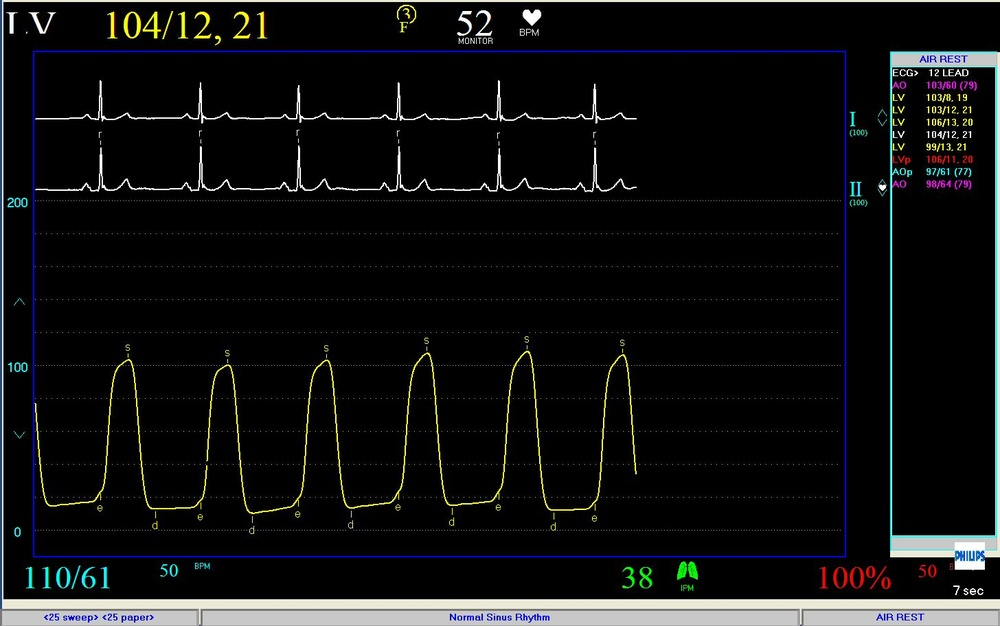
#> input picture data/ecg_test.JPG, 1000 x 626 px, shrunk from 1456 x 912 before the run
$ python -i digitize_ecg.py   (imports and definitions only)
#> lines starting #> are read from the running program, lines starting #| are printed output that depends on the picture; after the words box and inside, x2 and y2 are one past the last pixel; in counts of white or black regions, pixels touching at a corner belong together
from unicodedata import digit
import numpy as np
import cv2
from skimage.morphology import skeletonize
import pandas as pd
import os


def digitize_ecg(input_path,output_path='./'):
#> called with input_path = 'data/ecg_test.JPG', output_path = './'
    im = cv2.imread(input_path)
#> im is the input picture: shape (626, 1000, 3); mean B, G, R 18.8, 18.3, 17.5

    im_gray = cv2.cvtColor(im, cv2.COLOR_RGB2GRAY)
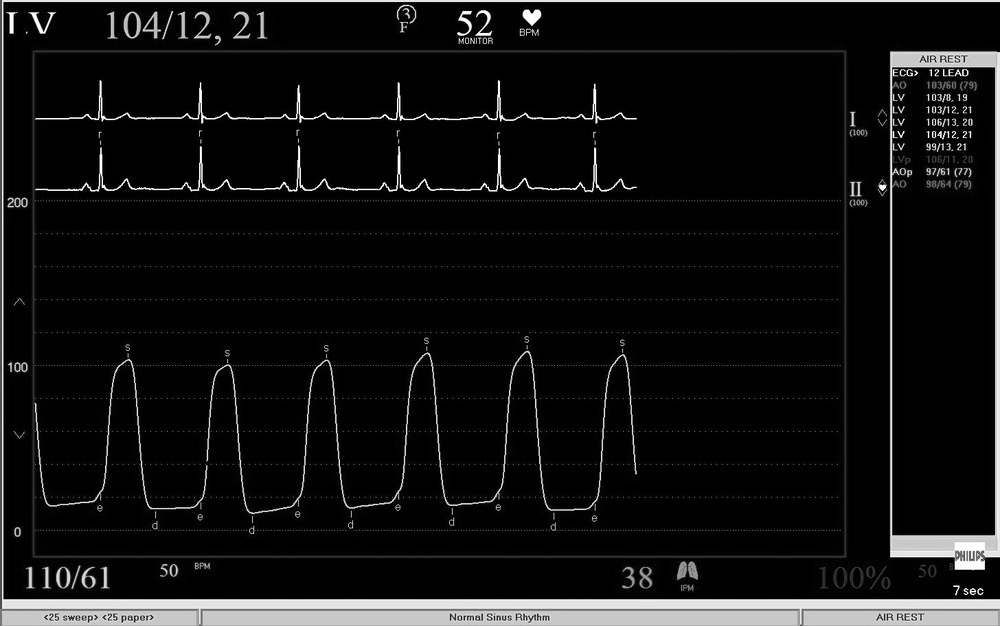
#> im_gray: shape (626, 1000); min 0, max 255, mean 18.4
    bw = cv2.threshold(im_gray, 127, 255, cv2.THRESH_BINARY)
    bw = bw[1].astype(bool)
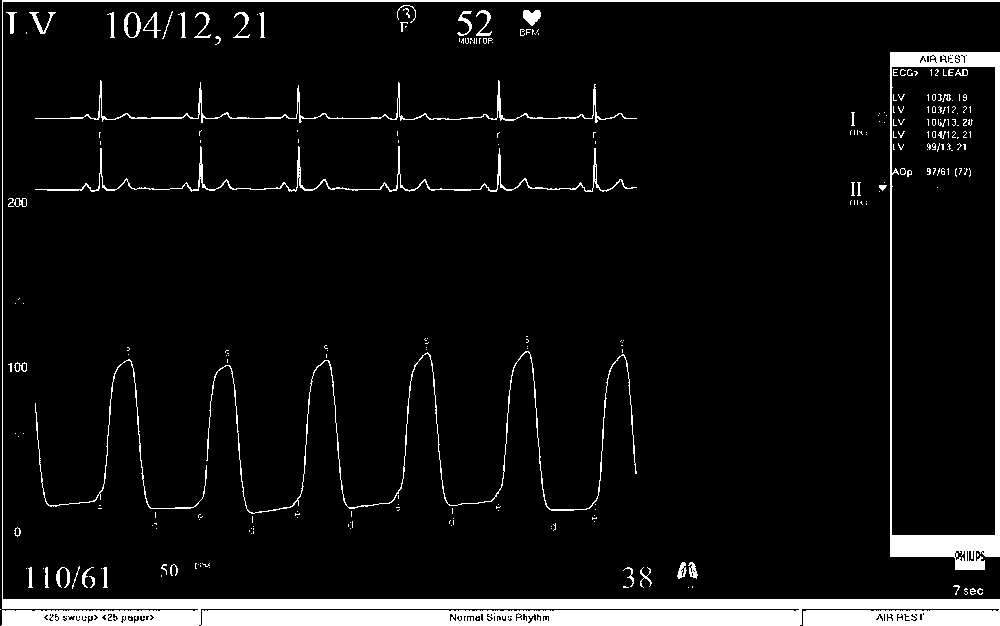
#> bw: shape (626, 1000) bool; 7.3% white; 267 white regions (212 under 20 px), largest, box (x1, y1, x2, y2) and area: (1, 0, 1000, 626) 27774, (890, 52, 1000, 570) 7482, (206, 351, 637, 514) 2105
    skeleton = skeletonize(bw)
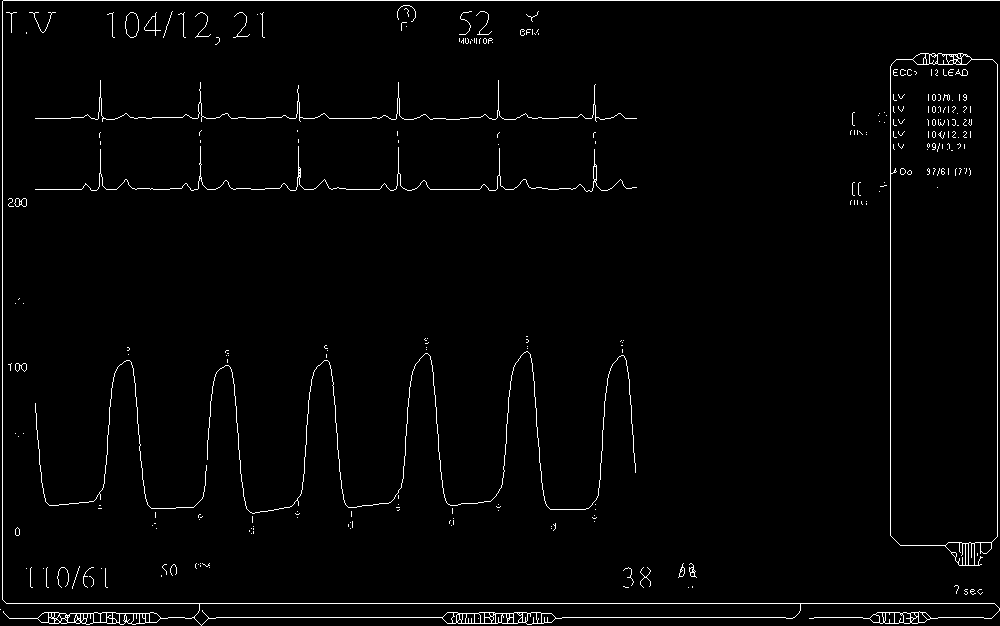
#> skeleton: shape (626, 1000) bool; 2% white in thin lines or dots

    value1 = []
    value2 = []
    for pos in range(len(skeleton[0,:])):
        if np.sum(skeleton[:,pos] == True)>1:
            value1.append(np.min(np.where(skeleton[:,pos] == True)[0]))
            value2.append(np.max(np.where(skeleton[:,pos] == True)[0]))
        elif np.sum(skeleton[:,pos] == True) == 0:
            continue
        else:
            value1.append(np.where(skeleton[:,pos] == True)[0][0])
            value2.append(np.where(skeleton[:,pos] == True)[0][0])
#> after the loop, value1 = 999 values, max 609 at index 0, min 0 at index 2, mean 0.611; value2 = 999 values, max 625 at index 200, min 599 at index 1, mean 618.6

    value1 = np.array(value1)*-1
#> value1 = 999 values from -609 to 0
    value2 = np.array(value2)*-1
#> value2 = 999 values, max -599 at index 1, min -625 at index 200, mean -618.6
    ecg_digitize = pd.DataFrame({
        'x':np.arange(0,len(value1)),
        'y':value1
    })
#> ecg_digitize = table of 999 rows and 2 columns
    ecg_digitize2 = pd.DataFrame({
        'x':np.arange(0,len(value2)),
        'y':value2
    })
#> ecg_digitize2 = table of 999 rows and 2 columns

    boundary_up = np.mean(ecg_digitize2['y']) + 2*np.std(ecg_digitize2['y'])
#> boundary_up = -612.4
    boundary_down = np.mean(ecg_digitize2['y']) - 2*np.std(ecg_digitize2['y'])
#> boundary_down = -624.7
    update_ecg_digitize2 = ecg_digitize2.loc[ecg_digitize2['y'] > boundary_down,:]
#> update_ecg_digitize2 = table of 998 rows and 2 columns

    file_name = input_path.split('/')[-1]
    file_name = file_name.split('.')[0] + '.csv'

    update_ecg_digitize2.to_csv(os.path.join(output_path,file_name),index=False)

    return

# digitize_ecg('./output/ecg_test.jpg','./output_digitize')

>>> result = digitize_ecg('data/ecg_test.JPG')

$ run again, on data/test.jpg
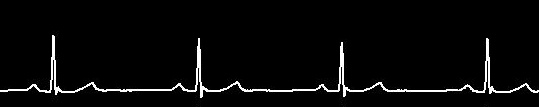
#> input picture data/test.jpg, 539 x 107 px
#> in digitize_ecg, im is the input picture: shape (107, 539, 3); min 0, max 255, mean 9.2
#> bw: shape (107, 539) bool; 3.5% white in thin lines or dots, all inside (x1, y1, x2, y2) = (0, 35, 539, 98)
#> in digitize_ecg, `skeleton = skeletonize(bw)`:
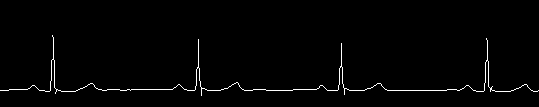
#> skeleton: shape (107, 539) bool; 1.5% white in thin lines or dots, all inside (x1, y1, x2, y2) = (0, 35, 539, 96)
#> after the loop in digitize_ecg, `for pos in range(len(skeleton[0,:])):`: value1 = 539 values, max 91 at index 45, min 35 at index 52, mean 87.83; value2 = 539 values, max 95 at index 201, min 59 at index 52, mean 88.5
#> in digitize_ecg, `value1 = np.array(value1)*-1`: value1 = 539 values, max -35 at index 52, min -91 at index 45, mean -87.83
#> in digitize_ecg, `value2 = np.array(value2)*-1`: value2 = 539 values, max -59 at index 52, min -95 at index 201, mean -88.5
#> ecg_digitize = table of 539 rows and 2 columns
#> boundary_up = -81.14
#> boundary_down = -95.86
#> update_ecg_digitize2 = table of 539 rows and 2 columns
